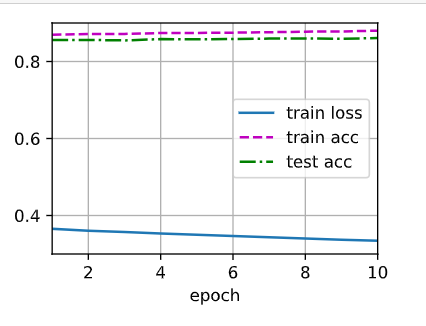
#> input picture Deeplearning/exp2/p2.png, 426 x 326 px, found by its file name
$ python ocr3.py
#> lines starting #> are read from the running program, lines starting #| are printed output that depends on the picture; after the words box and inside, x2 and y2 are one past the last pixel; in counts of white or black regions, pixels touching at a corner belong together
import cv2
import numpy as np

image = cv2.imread('p2.png')
#> image is the input picture: shape (326, 426, 3); mean B, G, R 246, 245.3, 245
gray = cv2.cvtColor(image, cv2.COLOR_BGR2GRAY)
blurred = cv2.GaussianBlur(gray, (5, 5), 0)
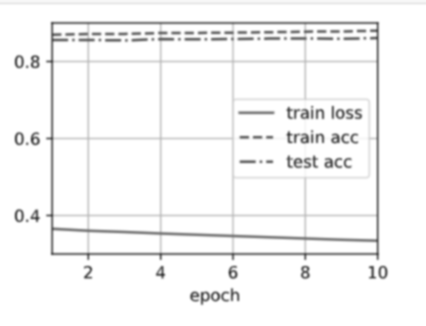
#> blurred: shape (326, 426); min 68, max 255, mean 245.3


edges = cv2.Canny(blurred, 50, 100, apertureSize=3)
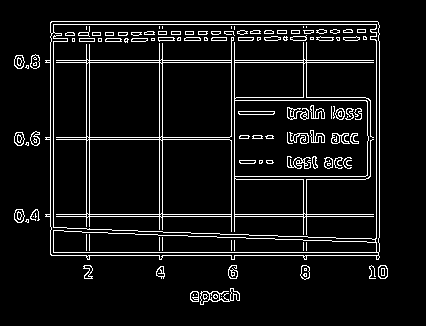
#> edges: shape (326, 426); 7.2% white in thin lines or dots, all inside (x1, y1, x2, y2) = (14, 21, 388, 305)
lines = cv2.HoughLinesP(edges, 1, np.pi/180, threshold=20, minLineLength=5, maxLineGap=8)
#> lines = 112 rows, first 6: [14, 216, 379, 216], [14, 60, 379, 60], [51, 21, 377, 21], [14, 62, 379, 62], [50, 24, 378, 24], [50, 252, 378, 252]


# 绘制直线
if lines is not None:
    for line in lines:
        x1, y1, x2, y2 = line[0]
        cv2.line(image, (x1, y1), (x2, y2), (0, 255, 0), 2)
#> this loop made 112 passes
#> (x1, y1, x2, y2) on passes 1 to 12: (14, 216, 379, 216), (14, 60, 379, 60), (51, 21, 377, 21), (14, 62, 379, 62), (50, 24, 378, 24), (50, 252, 378, 252), (167, 235, 378, 242), (14, 214, 379, 214), (14, 137, 272, 137), (231, 278, 231, 26), (51, 255, 378, 255), (234, 97, 365, 97)
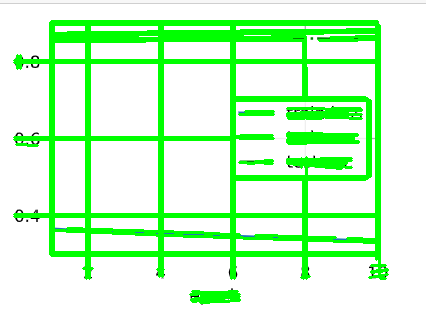
#> image: shape (326, 426, 3); 19.74% of pixels changed, all inside (x1, y1, x2, y2) = (13, 20, 389, 304)

# 保存结果
cv2.imwrite('result.png', image)

$ run again, with Deeplearning/exp2/p1.png copied over Deeplearning/exp2/p2.png
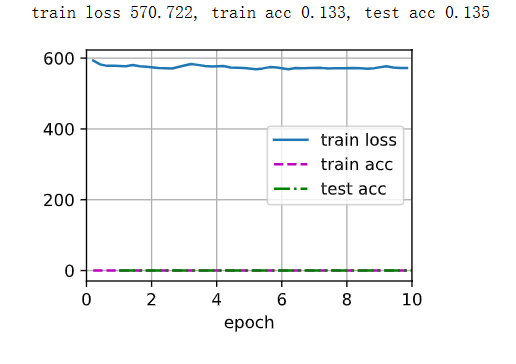
#> input picture Deeplearning/exp2/p1.png, 516 x 364 px, found by its file name
#> image is the input picture: shape (364, 516, 3); mean B, G, R 247.3, 247.1, 246.6
#> `edges = cv2.Canny(blurred, 50, 100, apertureSize=3)`:
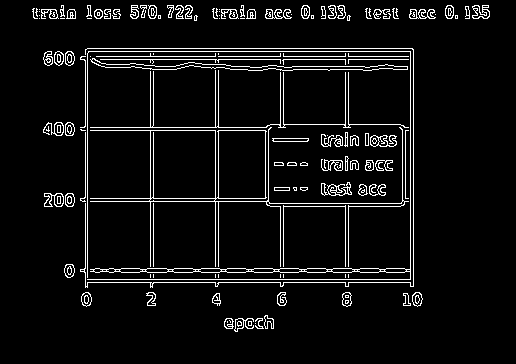
#> edges: shape (364, 516); 6% white in thin lines or dots, all inside (x1, y1, x2, y2) = (32, 5, 490, 332)
#> lines = 236 rows, first 6: [85, 51, 413, 51], [43, 59, 413, 59], [85, 279, 413, 279], [85, 282, 413, 282], [109, 272, 413, 272], [367, 18, 398, 18]
#> the loop `for line in lines:` made 236 passes
#> after the loop `for line in lines:`:
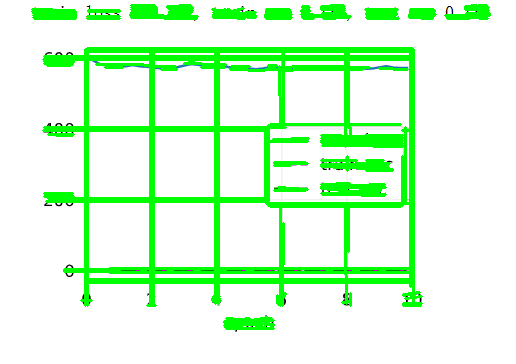
#> image: shape (364, 516, 3); 15.9% of pixels changed, all inside (x1, y1, x2, y2) = (31, 4, 491, 330)

$ run again, with Deeplearning/exp2/p10.png copied over Deeplearning/exp2/p2.png
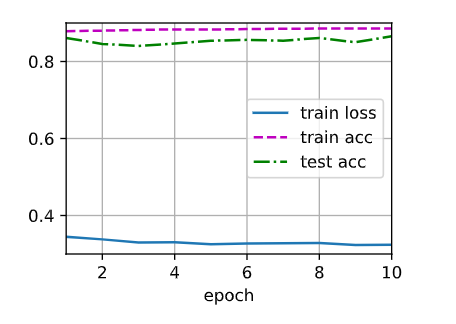
#> input picture Deeplearning/exp2/p10.png, 456 x 324 px, found by its file name
#> image is the input picture: shape (324, 456, 3); mean B, G, R 246.8, 246.1, 245.9
#> `edges = cv2.Canny(blurred, 50, 100, apertureSize=3)`:
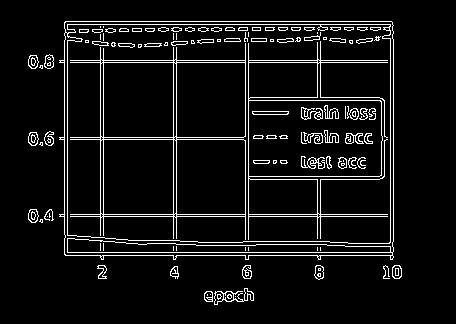
#> edges: shape (324, 456); 6.8% white in thin lines or dots, all inside (x1, y1, x2, y2) = (28, 21, 402, 305)
#> lines = 121 rows, first 6: [64, 24, 392, 24], [64, 254, 64, 22], [28, 214, 393, 214], [393, 277, 393, 25], [28, 62, 390, 62], [65, 21, 391, 21]
#> the loop `for line in lines:` made 121 passes
#> after the loop `for line in lines:`:
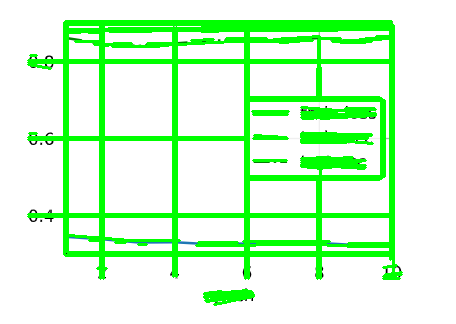
#> image: shape (324, 456, 3); 18.11% of pixels changed, all inside (x1, y1, x2, y2) = (27, 20, 403, 306)

$ run again, with Deeplearning/exp2/p11.png copied over Deeplearning/exp2/p2.png
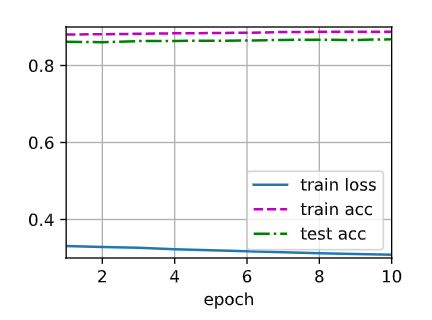
#> input picture Deeplearning/exp2/p11.png, 432 x 320 px, found by its file name
#> image is the input picture: shape (320, 432, 3); mean B, G, R 246.2, 245.5, 245.2
#> `edges = cv2.Canny(blurred, 50, 100, apertureSize=3)`:
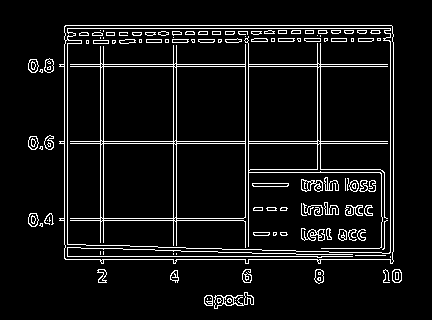
#> edges: shape (320, 432); 7.1% white in thin lines or dots, all inside (x1, y1, x2, y2) = (28, 25, 402, 309)
#> lines = 110 rows, first 6: [65, 259, 392, 259], [28, 66, 393, 66], [28, 64, 393, 64], [65, 25, 391, 25], [28, 141, 393, 141], [28, 143, 393, 143]
#> the loop `for line in lines:` made 110 passes
#> after the loop `for line in lines:`:
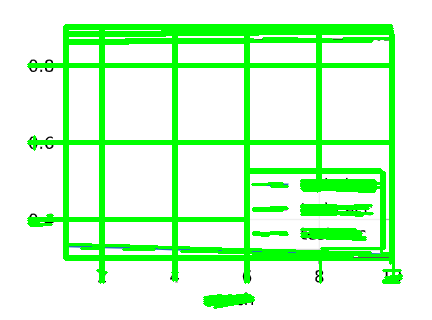
#> image: shape (320, 432, 3); 19.16% of pixels changed, all inside (x1, y1, x2, y2) = (27, 24, 403, 309)
